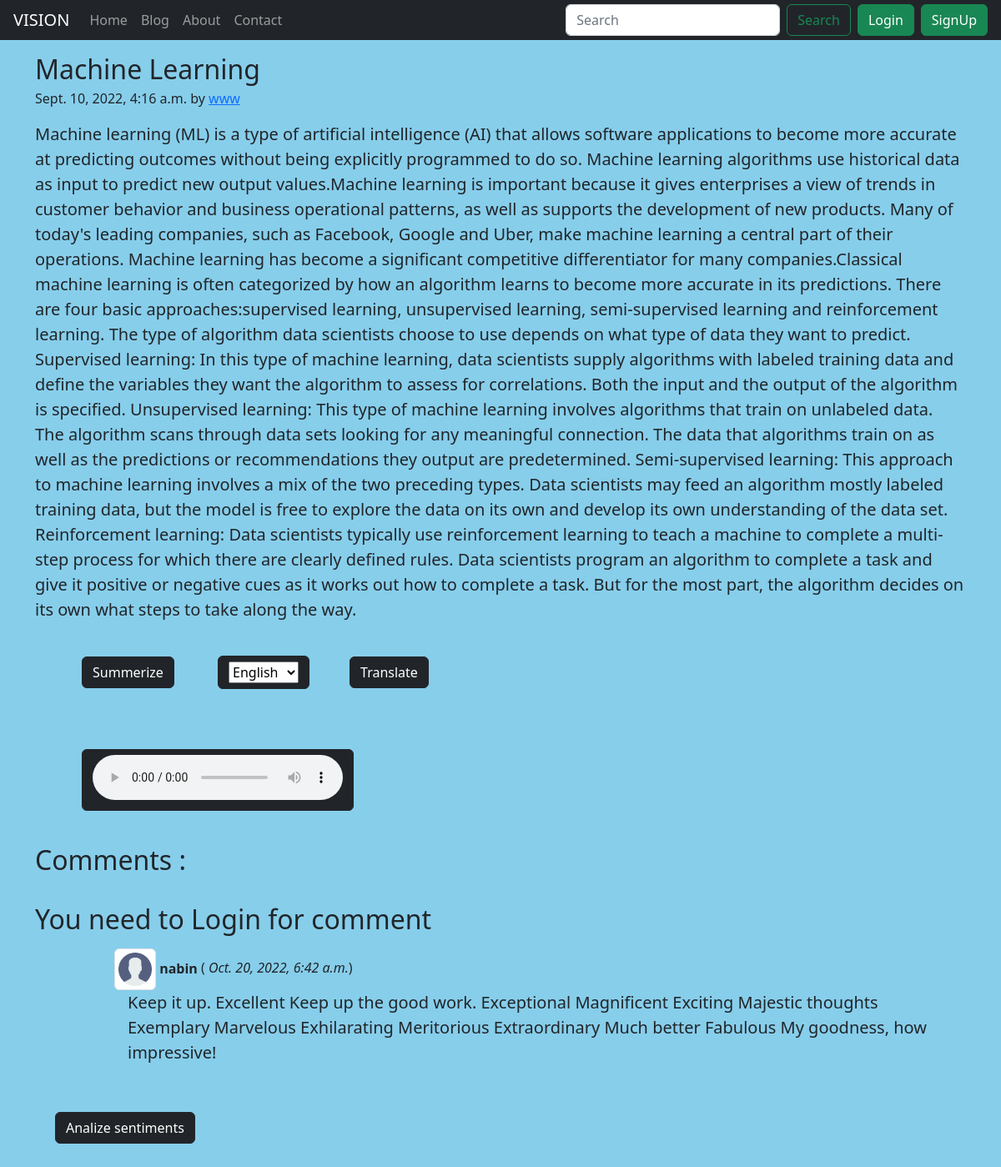
Page /blog/machine_learning on the committed database.
### blog/models.py (models this page shows, shortened)
class Postblog(models.Model):
    sno=models.AutoField(primary_key=True)
    title=models.CharField(max_length=50)
    author=models.CharField(max_length=13)
    content=models.TextField()
    slug=models.CharField(max_length=130)
    timeStamp= models.DateTimeField(blank=True)

class BlogComment(models.Model):
    sno= models.AutoField(primary_key=True)
    comment=models.TextField()
    user=models.ForeignKey(User,on_delete=models.CASCADE)
    post=models.ForeignKey(Postblog,on_delete=models.CASCADE)
    parent=models.ForeignKey('self',on_delete=models.CASCADE,null=True)
    timestamp=models.DateTimeField(default=now)

### blog/views.py (the view)
# urls.py: path('<str:slug>', views.blogPost, name='blogPost'),
def blogPost(request,slug):
    post = Postblog.objects.filter(slug=slug).first()
    comments=BlogComment.objects.filter(post=post)
    context={"post":post,"comments":comments }
    return render(request,"blog/blogPost.html",context)

### templates/blog/blogPost.html (shortened to what this page needs)
{% extends 'base.html' %}
{%block blogactive%}active{%endblock blogactive%}
{% block body %}
<div class="container my-3">
  <article class="blog-post">
    <h2 class="blog-post-title mb-1">{{post.title}}</h2>
    <p clss="blog-post-meta ">{{post.timeStamp}} by <a href="#">{{post.author}}</a></p>
    <p id="content" class='blockquote'>{{post.content}} </p>
    <ul>
      <button type="button" id="summer" class="summerize btn btn-dark m-4">Summerize</button>
      <button type="submit" class="btn btn-dark m-4">
        <form method="POST" action="#" id="translate">{% csrf_token %}
          <select id="inputState" name="lang">
            <option selected value="en">English</option>
          </select>
          <button type="submit" class="btn btn-dark m-4">Translate</button>
        </form>
        <button type="button" class="speech btn btn-dark m-4">
          {% load gTTS %}
          <audio src="{% say 'en-us' post.content %}" controls></audio>
        </button>
      </button>
    </ul>
</div>
<section class="container my-2">
  <h2>Comments :</h2>
  <br>
  {% if user.is_authenticated %}
  <form action="/blog/postComment" method="POST">
    <div>
      <label for="inputEmail4" class="form-label">{{comment.user.username}}</label>
      {% csrf_token %}
      <input type="text" name="comments" placeholder="enter Your comment">
      <input type="hidden"  name="postSno" value='{{post.sno}}'>
      <button type="Submit" class="btn btn-primary" value="Submit"> Submit
      </button>
    </div>
  </form>
  {% else %} <h2>You need to Login for comment</h2>
  {% endif %}
  {% for comment in comments %}
  <div>
    <div class="row my-3">
      <div class="col-md-1">
      </div>
      <div class="col-md-11 "><b><img src="/static/img/user.png" class="img-thumbnail" width=50 height=50 alt="user">
          {{comment.user.username }} </b> ( <i>{{comment.timestamp}}</i>)
        <div class='comments blockquote mx-3'>{{ comment.comment }}</div>
      </div>
    </div>
  </div>
  {% endfor %}
  <div class="d-flex justify-content-left ml-20">
    <button type="button" id ="senti" class="btn btn-dark m-4 ">Analize sentiments</button><span style="margin-top: 29px;"><label id="dispsenti" class=""></label></span>
  </div>
</section>
{% endblock body %}

### rows in the picture
Postblog: title "Machine Learning", timeStamp "Sept. 10, 2022, 4:16 a.m.", author "www", content "Machine learning (ML) is a type of artificial intelligence (AI) that allows software applications to become more accurate at predicting outcomes without being explicitly programmed to do so. Machine learning algorithms use historical data as input to predict new output values.Machine learning is important because it gives enterprises a view of trends in customer behavior and business operational patterns, as well as supports the development of new products. Many of today's leading companies, such as Facebook, Google and Uber, make machine learning a central part of their operations. Machine learning has become a significant competitive differentiator for many companies.Classical machine…"
BlogComment: user.username "nabin", timestamp "Oct. 20, 2022, 6:42 a.m.", comment "Keep it up. Excellent Keep up the good work. Exceptional Magnificent Exciting Majestic thoughts Exemplary Marvelous Exhilarating Meritorious Extraordinary Much better Fabulous My goodness, how impressive!"
